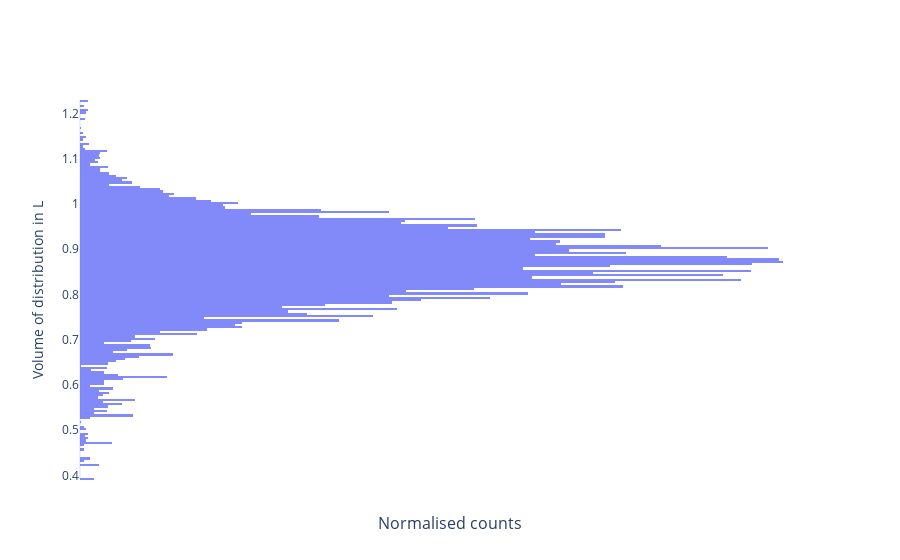
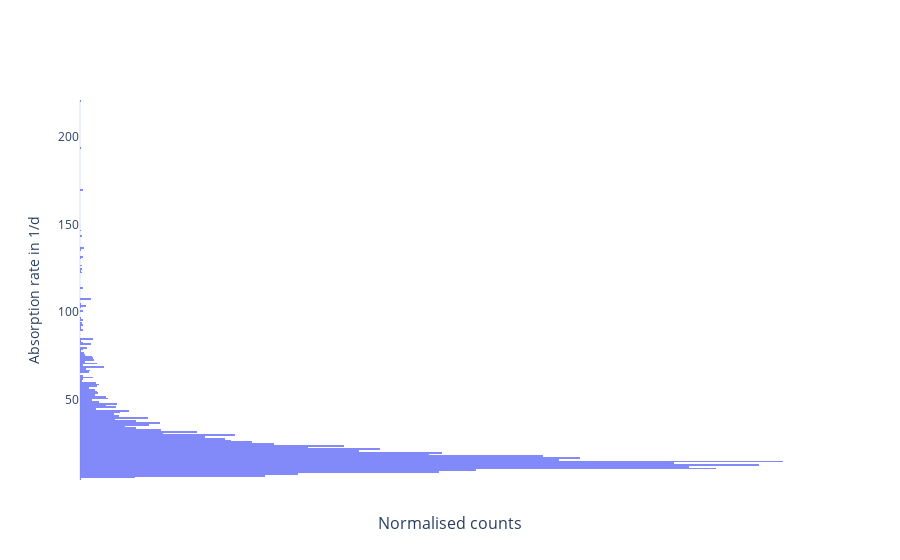

Notebook source saved alongside these figures, in order:
### Markdown cell above
### Visualise posterior samples

### Code cell
fig = erlo.plots.MarginalPosteriorPlot()
fig.add_data(data=posterior_samples, warm_up_iter=2000)

fig.show()

### Figure 1 — Plotly figure (JSON) as saved in the notebook; plotly's stock layout.template omitted (floating-point values rounded to 4 significant figures; data arrays with more than 128 entries replaced by an {"elided": "..."} marker saying what was removed)
{"data": [{"hovertemplate": "Sample: %{y:.2f}<br>Rhat: 1.02<br>", "marker": {"color": "#636EFA"}, "name": "ID 1", "opacity": 0.8, "type": "histogram", "visible": true, "xaxis": "x", "y": {"elided": "20000 float values"}, "yaxis": "y"}], "layout": {"annotations": [{"font": {"size": 16}, "showarrow": false, "text": "Normalised counts", "x": 0.5, "xanchor": "center", "xref": "paper", "y": 0, "yanchor": "top", "yref": "paper", "yshift": -30}], "autosize": true, "xaxis": {"anchor": "y", "domain": [0, 1], "tickvals": []}, "yaxis": {"anchor": "x", "domain": [0, 1], "title": {"text": "Volume of distribution in L"}}}}

### Figure 2 — Plotly figure (JSON) as saved in the notebook; plotly's stock layout.template omitted (floating-point values rounded to 4 significant figures; data arrays with more than 128 entries replaced by an {"elided": "..."} marker saying what was removed)
{"data": [{"hovertemplate": "Sample: %{y:.2f}<br>Rhat: 1.06<br>", "marker": {"color": "#636EFA"}, "name": "ID 1", "opacity": 0.8, "type": "histogram", "visible": true, "xaxis": "x", "y": {"elided": "20000 float values"}, "yaxis": "y"}], "layout": {"annotations": [{"font": {"size": 16}, "showarrow": false, "text": "Normalised counts", "x": 0.5, "xanchor": "center", "xref": "paper", "y": 0, "yanchor": "top", "yref": "paper", "yshift": -30}], "autosize": true, "xaxis": {"anchor": "y", "domain": [0, 1], "tickvals": []}, "yaxis": {"anchor": "x", "domain": [0, 1], "title": {"text": "Absorption rate in 1/d"}}}}
